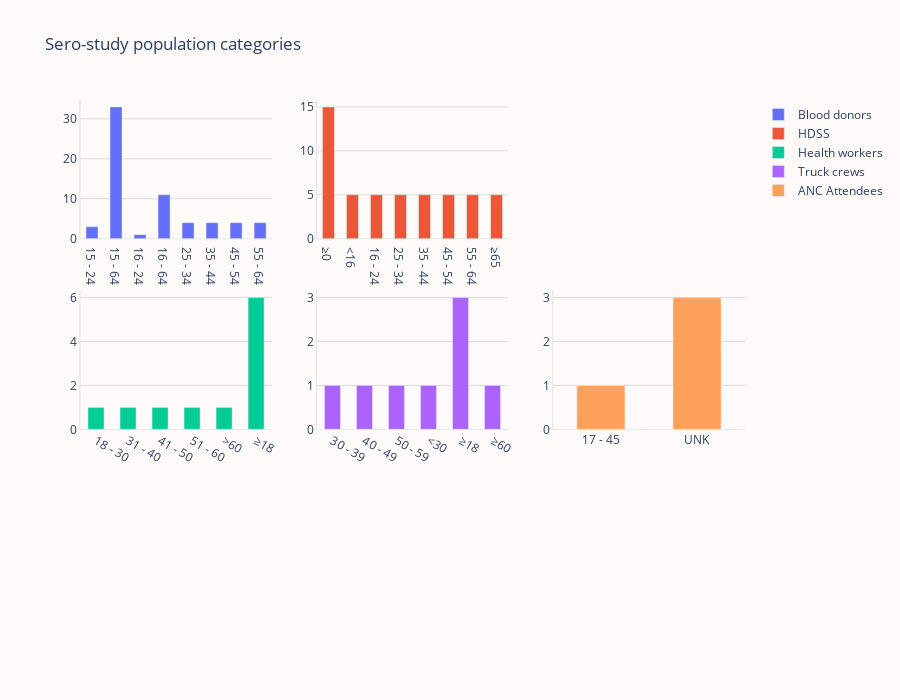

Notebook source saved alongside this figure:
### Code cell
from plotly.subplots import make_subplots

fig = make_subplots(rows = 3,cols=3)
fig.add_trace(go.Bar(x = blood_donors["Age in years"], y = blood_donors["Frequency"],name = "Blood donors"), row=1,col=1)
fig.add_trace(go.Bar(x = HDSS["Age in years"], y = HDSS["Frequency"], name = "HDSS"), row=1,col=2)
fig.add_trace(go.Bar(x = Health_workers["Age in years"], y = Health_workers["Population"],name = "Health workers"), row=2,col=1)
fig.add_trace(go.Bar(x = Truck_crews["Age in years"], y = Truck_crews["Population"],name = "Truck crews"), row=2,col=2)
fig.add_trace(go.Bar(x = anc_attendees["Age in years"], y = anc_attendees["Population"],name = "ANC Attendees"), row=2,col=3)
fig.update_yaxes( showline=True, linewidth = 0.2, linecolor = "gray", gridcolor = "gainsboro")
fig.update_xaxes( showline=True, linewidth = 0.2,linecolor = "gray")
fig.update_traces(width = 0.5)
fig.update_layout(height=700, width=900, title = "Sero-study population categories", plot_bgcolor = "#FFFAFA", paper_bgcolor = "#FFFAFA")

fig.show()

### Figure 1 — Plotly figure (JSON) as saved in the notebook; plotly's stock layout.template omitted (floating-point values rounded to 4 significant figures)
{"data": [{"name": "Blood donors", "type": "bar", "width": 0.5, "x": ["15 - 24", "15 - 64", "16 - 24", "16 - 64", "25 - 34", "35 - 44", "45 - 54", "55 - 64"], "xaxis": "x", "y": [3, 33, 1, 11, 4, 4, 4, 4], "yaxis": "y"}, {"name": "HDSS", "type": "bar", "width": 0.5, "x": ["≥0", "<16", "16 - 24", "25 - 34", "35 - 44", "45 - 54", "55 - 64", "≥65"], "xaxis": "x2", "y": [15, 5, 5, 5, 5, 5, 5, 5], "yaxis": "y2"}, {"name": "Health workers", "type": "bar", "width": 0.5, "x": ["18 - 30", "31 - 40", "41 - 50", "51 - 60", ">60", "≥18"], "xaxis": "x4", "y": [1, 1, 1, 1, 1, 6], "yaxis": "y4"}, {"name": "Truck crews", "type": "bar", "width": 0.5, "x": ["30 - 39", "40 - 49", "50 - 59", "<30", "≥18", "≥60"], "xaxis": "x5", "y": [1, 1, 1, 1, 3, 1], "yaxis": "y5"}, {"name": "ANC Attendees", "type": "bar", "width": 0.5, "x": ["17 - 45", "UNK"], "xaxis": "x6", "y": [1, 3], "yaxis": "y6"}], "layout": {"height": 700, "paper_bgcolor": "#FFFAFA", "plot_bgcolor": "#FFFAFA", "title": {"text": "Sero-study population categories"}, "width": 900, "xaxis": {"anchor": "y", "domain": [0, 0.2889], "linecolor": "gray", "linewidth": 0.2, "showline": true}, "xaxis2": {"anchor": "y2", "domain": [0.3556, 0.6444], "linecolor": "gray", "linewidth": 0.2, "showline": true}, "xaxis3": {"anchor": "y3", "domain": [0.7111, 1], "linecolor": "gray", "linewidth": 0.2, "showline": true}, "xaxis4": {"anchor": "y4", "domain": [0, 0.2889], "linecolor": "gray", "linewidth": 0.2, "showline": true}, "xaxis5": {"anchor": "y5", "domain": [0.3556, 0.6444], "linecolor": "gray", "linewidth": 0.2, "showline": true}, "xaxis6": {"anchor": "y6", "domain": [0.7111, 1], "linecolor": "gray", "linewidth": 0.2, "showline": true}, "xaxis7": {"anchor": "y7", "domain": [0, 0.2889], "linecolor": "gray", "linewidth": 0.2, "showline": true}, "xaxis8": {"anchor": "y8", "domain": [0.3556, 0.6444], "linecolor": "gray", "linewidth": 0.2, "showline": true}, "xaxis9": {"anchor": "y9", "domain": [0.7111, 1], "linecolor": "gray", "linewidth": 0.2, "showline": true}, "yaxis": {"anchor": "x", "domain": [0.7333, 1], "gridcolor": "gainsboro", "linecolor": "gray", "linewidth": 0.2, "showline": true}, "yaxis2": {"anchor": "x2", "domain": [0.7333, 1], "gridcolor": "gainsboro", "linecolor": "gray", "linewidth": 0.2, "showline": true}, "yaxis3": {"anchor": "x3", "domain": [0.7333, 1], "gridcolor": "gainsboro", "linecolor": "gray", "linewidth": 0.2, "showline": true}, "yaxis4": {"anchor": "x4", "domain": [0.3667, 0.6333], "gridcolor": "gainsboro", "linecolor": "gray", "linewidth": 0.2, "showline": true}, "yaxis5": {"anchor": "x5", "domain": [0.3667, 0.6333], "gridcolor": "gainsboro", "linecolor": "gray", "linewidth": 0.2, "showline": true}, "yaxis6": {"anchor": "x6", "domain": [0.3667, 0.6333], "gridcolor": "gainsboro", "linecolor": "gray", "linewidth": 0.2, "showline": true}, "yaxis7": {"anchor": "x7", "domain": [0, 0.2667], "gridcolor": "gainsboro", "linecolor": "gray", "linewidth": 0.2, "showline": true}, "yaxis8": {"anchor": "x8", "domain": [0, 0.2667], "gridcolor": "gainsboro", "linecolor": "gray", "linewidth": 0.2, "showline": true}, "yaxis9": {"anchor": "x9", "domain": [0, 0.2667], "gridcolor": "gainsboro", "linecolor": "gray", "linewidth": 0.2, "showline": true}}}
